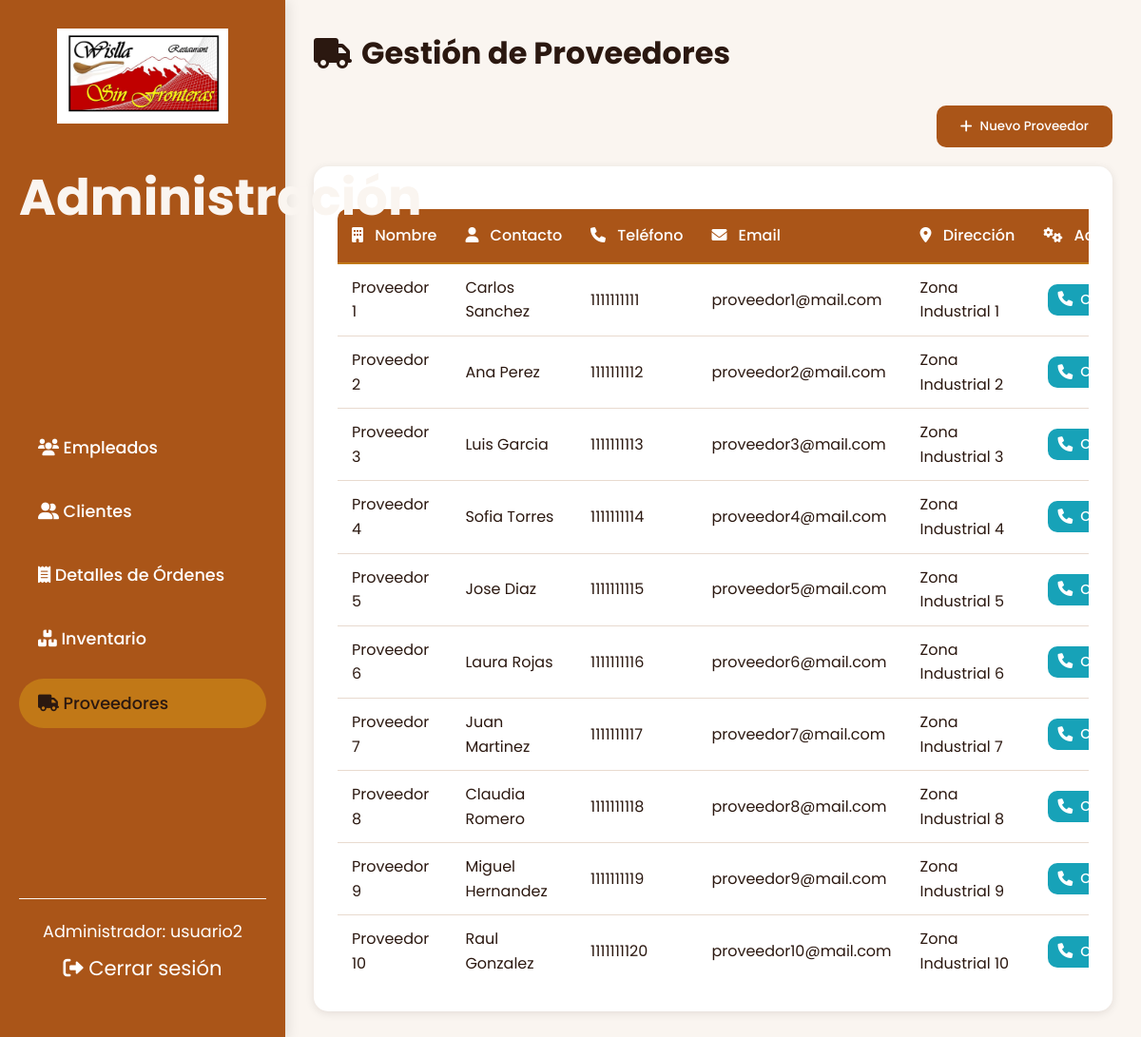
The page /paginaProyectoRest/administrador/proveedores.php (signed in) on the database its author committed.
### tables this page shows
CREATE TABLE `proveedores` (
  `id` bigint(20) NOT NULL,
  `nombre` varchar(255) NOT NULL,
  `contacto` varchar(255) DEFAULT NULL,
  `telefono` varchar(15) DEFAULT NULL,
  `email` varchar(255) DEFAULT NULL,
  `direccion` varchar(255) DEFAULT NULL
);

### paginaProyectoRest/administrador/proveedores.php (the view, shortened to what this page needs)
<?php
$nombre_admin = $_SESSION['nombre'];
$conn = conexion();
$sql_proveedores = "SELECT * FROM proveedores";
$result_proveedores = mysqli_query($conn, $sql_proveedores);
?>
<!DOCTYPE html>
<html lang="es">
<head>
    <link rel="stylesheet" href="https://cdnjs.cloudflare.com/ajax/libs/font-awesome/6.0.0/css/all.min.css">
    <link rel="stylesheet" href="../css/styleCliAdmin.css">
</head>
<body>
    <div class="layout">
        <aside class="sidebar">
            <div class="logo">
                <a class="navbar-brand" href="#">
                    <img src="../imagenes/WisllaLogo.jpg" alt="Logo de Wislla">
                </a>
                <h1>Administración</h1>
            </div>
            <nav class="main-nav">
                <ul>
                    <li><a href="admin.php"><i class="fas fa-users"></i> Empleados</a></li>
                    <li><a href="clientes.php"><i class="fas fa-user-friends"></i> Clientes</a></li>
                    <li><a href="detalles.php"><i class="fas fa-receipt"></i> Detalles de Órdenes</a></li>
                    <li><a href="inventario.php"><i class="fas fa-boxes"></i> Inventario</a></li>
                    <li><a href="proveedores.php" class="active"><i class="fas fa-truck"></i> Proveedores</a></li>
                </ul>
            </nav>
            <div class="user-section">
                <span>Administrador: <?= htmlspecialchars($nombre_admin); ?></span>
                <a href="../registro/logout.php" class="logout-btn">
                    <i class="fas fa-sign-out-alt"></i> Cerrar sesión
                </a>
            </div>
        </aside>
        <main class="main-content">
            <header class="content-header">
                <h2><i class="fas fa-truck"></i> Gestión de Proveedores</h2>
            </header>
            <div class="actions-bar">
                <button class="btn btn-primary" onclick="window.location.href='agregar_proveedor.php'">
                    <i class="fas fa-plus"></i> Nuevo Proveedor
                </button>
            </div>
            <section class="providers-section">
                <div class="table-responsive">
                    <table class="table">
                        <thead>
                            <tr>
                                <th><i class="fas fa-building"></i> Nombre</th>
                                <th><i class="fas fa-user"></i> Contacto</th>
                                <th><i class="fas fa-phone"></i> Teléfono</th>
                                <th><i class="fas fa-envelope"></i> Email</th>
                                <th><i class="fas fa-map-marker-alt"></i> Dirección</th>
                                <th><i class="fas fa-cogs"></i> Acciones</th>
                            </tr>
                        </thead>
                        <tbody>
                            <?php while($row = mysqli_fetch_assoc($result_proveedores)): ?>
                            <tr>
                                <td><?= htmlspecialchars($row['nombre']); ?></td>
                                <td><?= htmlspecialchars($row['contacto']); ?></td>
                                <td><?= htmlspecialchars($row['telefono']); ?></td>
                                <td><?= htmlspecialchars($row['email']); ?></td>
                                <td><?= htmlspecialchars($row['direccion']); ?></td>
                                <td class="actions-column">
                                    <button class="btn btn-info btn-sm" onclick="mostrarMensaje()">
                                        <i class="fas fa-phone"></i> Contactar
                                    </button>
                                </td>
                            </tr>
                            <?php endwhile; ?>
                        </tbody>
                    </table>
                </div>
            </section>
        </main>
    </div>
</body>
</html>

### paginaProyectoRest/css/styleCliAdmin.css (style rules this page uses)
:root { --primary-brown: #aa5518; --primary-hover: #c17817; --dark-brown: #2b1810; --cream-bg: #faf5f0; --input-bg: #fff; --error-color: #e74c3c; --success-green: #2d4a3e; --border-light: rgba(139, 69, 19, 0.2); --warning-color: #ffc107; --danger-color: #dc3545; --info-color: #17a2b8; }
* { margin: 0; padding: 0; box-sizing: border-box; font-family: 'Poppins', sans-serif; transition: all 0.3s ease; }
body { background-color: var(--cream-bg); color: var(--dark-brown); line-height: 1.6; }
.layout { display: flex; min-height: 100vh; background-color: var(--cream-bg); }
.sidebar { width: 350px; background-color: var(--primary-brown); color: #fff; padding-top: 40px; position: fixed; top: 0; left: 0; bottom: 0; display: flex; flex-direction: column; justify-content: space-between; box-shadow: 3px 0 12px rgba(0, 0, 0, 0.1); transition: width 0.3s ease; padding: 30px 20px; }
.sidebar .logo { text-align: center; font-size: 2.2em; font-weight: bold; color: var(--cream-bg); margin-bottom: 40px; }
.sidebar .logo img { max-width: 180px; margin-bottom: 20px; }
.sidebar .main-nav ul { list-style-type: none; padding: 0; margin-bottom: 40px; }
.sidebar .main-nav ul li { margin: 15px 0; }
.sidebar .main-nav ul li a { color: #fff; background-color: transparent; padding: 12px 20px; border-radius: 30px; font-size: 1.1em; display: block; text-decoration: none; transition: background-color 0.3s ease, color 0.3s ease; font-weight: 500; }
.sidebar .main-nav ul li a:hover, .sidebar .main-nav ul li a.active { background-color: var(--primary-hover); color: var(--dark-brown); }
.sidebar .user-section { background-color: transparent; padding: 20px; color: #fff; font-size: 1.1em; border-top: 1px solid var(--cream-bg); text-align: center; }
.sidebar .user-section .logout-btn { color: #fff; font-size: 1.2em; text-decoration: none; display: inline-block; padding: 8px 15px; border-radius: 20px; transition: background-color 0.3s ease; }
.main-content { margin-left: 350px; padding: 30px; width: calc(100% - 350px); }
.content-header { margin-bottom: 30px; }
.content-header h2 { font-size: 2em; color: var(--dark-brown); display: flex; align-items: center; gap: 10px; }
.table { width: 100%; border-collapse: separate; border-spacing: 0; }
.table thead th { background-color: var(--primary-brown); color: #fff; padding: 15px; font-weight: 500; text-align: left; border-bottom: 2px solid var(--primary-hover); }
.table thead th:first-child { border-top-left-radius: 10px; }
.table thead th:last-child { border-top-right-radius: 10px; }
.table tbody td { padding: 12px 15px; border-bottom: 1px solid var(--border-light); }
.table tbody tr:last-child td { border-bottom: none; }
.btn { border: none; border-radius: 25px; padding: 8px 20px; font-weight: 500; cursor: pointer; display: inline-flex; align-items: center; gap: 8px; transition: all 0.3s ease; }
.btn-primary { background-color: var(--primary-brown); color: white; }
.btn-sm { padding: 6px 12px; font-size: 0.9em; }
@media (max-width: 1200px) { .sidebar { width: 300px; } }
@media (max-width: 1200px) { .main-content { margin-left: 300px; width: calc(100% - 300px); } }
.providers-section { background-color: var(--input-bg); border-radius: 15px; padding: 25px; box-shadow: 0 2px 10px rgba(29, 14, 14, 0.1); margin-top: 20px; }
.actions-bar { margin-bottom: 20px; display: flex; justify-content: flex-end; gap: 10px; }
.table-responsive { overflow-x: auto; margin-top: 20px; }
.table thead th { background-color: var(--primary-brown); color: #fff; padding: 15px; font-weight: 500; text-align: left; border-bottom: 2px solid var(--primary-hover); white-space: nowrap; }
.table thead th i { margin-right: 8px; }
.table tbody td { padding: 12px 15px; border-bottom: 1px solid var(--border-light); vertical-align: middle; }
.actions-column { white-space: nowrap; text-align: right; }
.actions-column .btn { margin-left: 5px; }
.btn-info { background-color: var(--info-color); color: white; }
@media (max-width: 1200px) { .actions-column .btn { padding: 6px 10px; } }
@media (max-width: 1200px) { .actions-column .btn i { margin-right: 0; } }
.table tbody tr { transition: all 0.3s ease; animation: fadeIn 0.5s ease-out; }
.btn { padding: 12px 25px; border: none; border-radius: 10px; font-weight: 500; cursor: pointer; display: inline-flex; align-items: center; gap: 8px; transition: all 0.3s ease; }
.btn i { font-size: 1.1em; }

### rows shown on the page
proveedores: nombre "Proveedor 1", contacto "Carlos Sanchez", telefono "1111111111", email "proveedor1@mail.com", direccion "Zona Industrial 1"
proveedores: nombre "Proveedor 2", contacto "Ana Perez", telefono "1111111112", email "proveedor2@mail.com", direccion "Zona Industrial 2"
proveedores: nombre "Proveedor 3", contacto "Luis Garcia", telefono "1111111113", email "proveedor3@mail.com", direccion "Zona Industrial 3"
proveedores: nombre "Proveedor 4", contacto "Sofia Torres", telefono "1111111114", email "proveedor4@mail.com", direccion "Zona Industrial 4"
proveedores: nombre "Proveedor 5", contacto "Jose Diaz", telefono "1111111115", email "proveedor5@mail.com", direccion "Zona Industrial 5"
proveedores: nombre "Proveedor 6", contacto "Laura Rojas", telefono "1111111116", email "proveedor6@mail.com", direccion "Zona Industrial 6"
proveedores: nombre "Proveedor 7", contacto "Juan Martinez", telefono "1111111117", email "proveedor7@mail.com", direccion "Zona Industrial 7"
proveedores: nombre "Proveedor 8", contacto "Claudia Romero", telefono "1111111118", email "proveedor8@mail.com", direccion "Zona Industrial 8"
proveedores: nombre "Proveedor 9", contacto "Miguel Hernandez", telefono "1111111119", email "proveedor9@mail.com", direccion "Zona Industrial 9"
proveedores: nombre "Proveedor 10", contacto "Raul Gonzalez", telefono "1111111120", email "proveedor10@mail.com", direccion "Zona Industrial 10"

### other values the page prints
$nombre_admin "usuario2"
